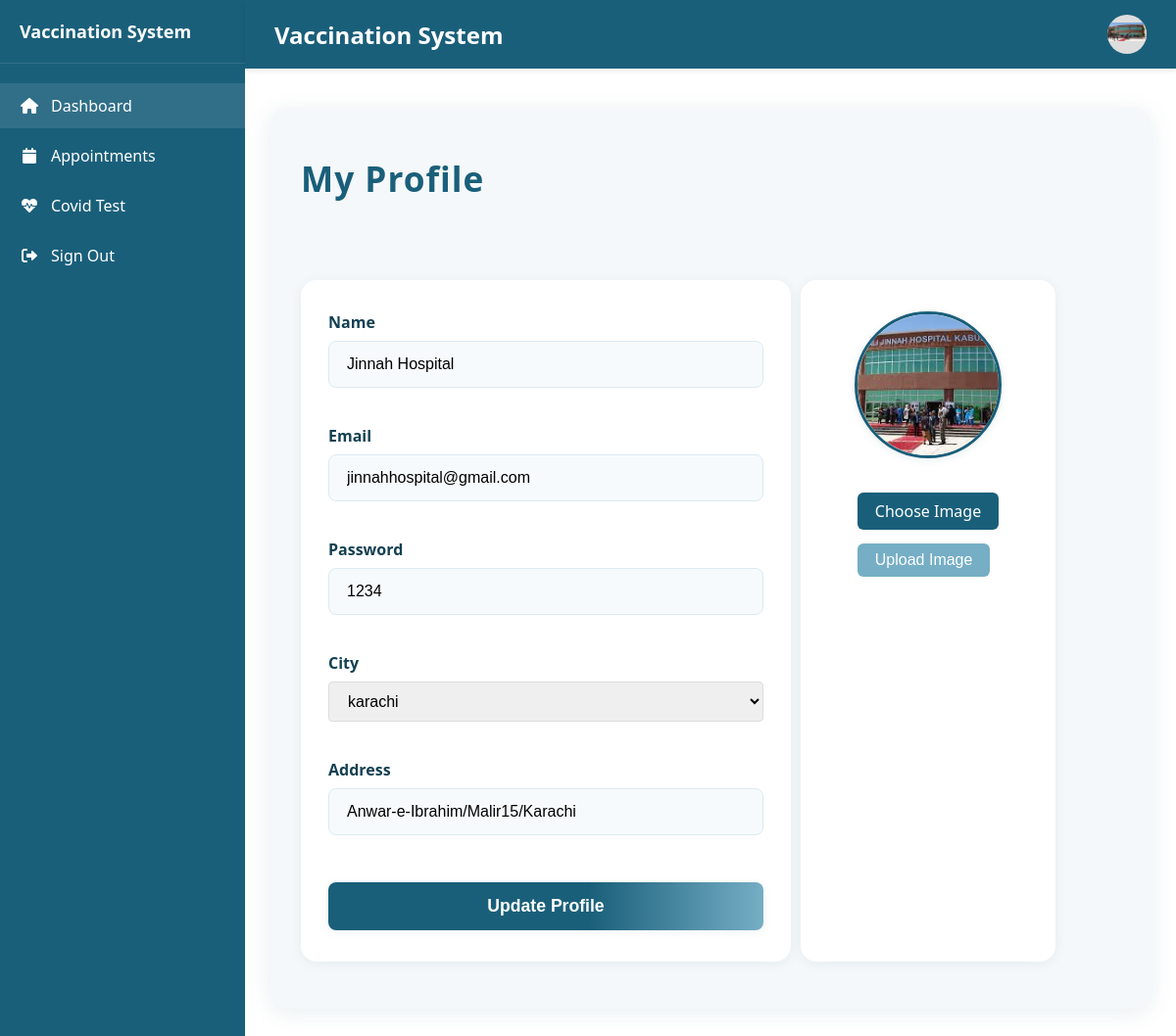
The page /hospital/profile.php (signed in) on the database its author committed.
### tables this page shows
CREATE TABLE `tbl_hospital` (
  `id` int(11) NOT NULL,
  `name` varchar(50) NOT NULL,
  `contact` int(15) NOT NULL,
  `cid` int(11) NOT NULL,
  `email` varchar(50) NOT NULL,
  `password` varchar(80) NOT NULL,
  `image` varchar(100) NOT NULL,
  `address` varchar(300) NOT NULL,
  `status` varchar(50) NOT NULL DEFAULT 'deactivate'
);

### hospital/profile.php (the view, shortened to what this page needs)
<?php
include 'config.php';
$query1 = "SELECT * FROM tbl_hospital WHERE id=" . $_SESSION['hospital_session'];
$result = mysqli_query($connection, $query1);
$row = mysqli_fetch_assoc($result);
?>
<!DOCTYPE html>
<html lang="en">
<head>
    <link rel="stylesheet" href="https://cdnjs.cloudflare.com/ajax/libs/font-awesome/6.0.0/css/all.min.css">
    <link rel="stylesheet" href="asset/hospital-style.css">
</head>
<body>
    <div class="container">
        <div class="sidebar">
            <div class="sidebar-header">
                <h2>Vaccination System</h2>
            </div>
            <ul class="nav-menu">
                <li class="nav-item">
                    <a href="index.php" class="nav-link active">
                        <i class="fas fa-home"></i>
                        Dashboard
                    </a>
                </li>
                <li class="nav-item">
                    <a href="appointment.php" class="nav-link">
                        <i class="fas fa-calendar"></i>
                        Appointments
                    </a>
                </li>
                <li class="nav-item">
                    <a href="covid-test.php" class="nav-link">
                        <i class="fas fa-heartbeat"></i>
                        Covid Test
                    </a>
                </li>
                <li class="nav-item">
                    <a href="logout.php" class="nav-link">
                        <i class="fas fa-sign-out-alt"></i>
                        Sign Out
                    </a>
                </li>
            </ul>
        </div>
        <div class="main-content">
            <div class="header">
                <div class="header-left">
                    <h1>Vaccination System</h1>
                </div>
                <div class="header-right">
                    <button class="menu-toggle"></button>
                    <div class="profile-pic">
                        <a href="profile.php"><img src="<?php echo $row['image']; ?>" alt="Admin Profile"></a>
                    </div>
                </div>
            </div>
            <div class="content-1">
                <h2 class="page-title">My Profile</h2>
                <div class="pfpbox">
                    <form class="profile-form" method="post">
                        <div class="form-group">
                            <label for="name">Name</label>
                            <input type="text" id="name" name="name" placeholder="Enter Your Name" required value="<?php echo htmlspecialchars($row['name']); ?>">
                        </div>
                        <div class="form-group">
                            <label for="email">Email</label>
                            <input type="email" id="email" name="email" placeholder="Enter Your Email" required value="<?php echo htmlspecialchars($row['email']); ?>">
                        </div>
                        <div class="form-group">
                            <label for="password">Password</label>
                            <input type="text" id="password" name="password" placeholder="Enter Your Password" required value="<?php echo htmlspecialchars($row['password']); ?>">
                        </div>
                        <div class="form-group">
                            <label for="city">City</label>
                            <select name="city" id="city" required>
                                <?php
                                $cityQuery = "SELECT * FROM tbl_city";
                                $cityResult = mysqli_query($connection, $cityQuery);
                                foreach ($cityResult as $row1) {
                                    $selected = ($row['cid'] == $row1['id']) ? 'selected' : '';
                                    echo "<option value='{$row1['id']}' $selected>{$row1['name']}</option>";
                                }
                                ?>
                            </select>
                        </div>
                        <div class="form-group">
                            <label for="address">Address</label>
                            <input type="text" id="address" name="address" placeholder="Enter Your Address" required value="<?php echo htmlspecialchars($row['address']); ?>">
                        </div>
                        <button type="submit" class="update-btn" name="btnupdate">Update Profile</button>
                    </form>
                    <div class="rightside">
                        <div class="image">
                            <img src="<?php echo $row['image']; ?>" alt="" style="width:150px; height:150px; border-radius:50%; object-fit:cover;">
                        </div>
                        <form action="" method="post" enctype="multipart/form-data">
                            <label class="upload-label" for="profile-img">Choose Image</label>
                            <input id="profile-img" type="file" name="image"><br>
                            <input type="submit" value="Upload Image" name="btnupload" class="upload-btn">
                        </form>
                    </div>
                </div>
            </div>
        </div>
    </div>
</body>
</html>

### rows shown on the page
tbl_hospital: image (picture), name "Jinnah Hospital", email "jinnahhospital@gmail.com", password "1234", address "Anwar-e-Ibrahim/Malir15/Karachi"

### other values the page prints
form field city "karachi"
